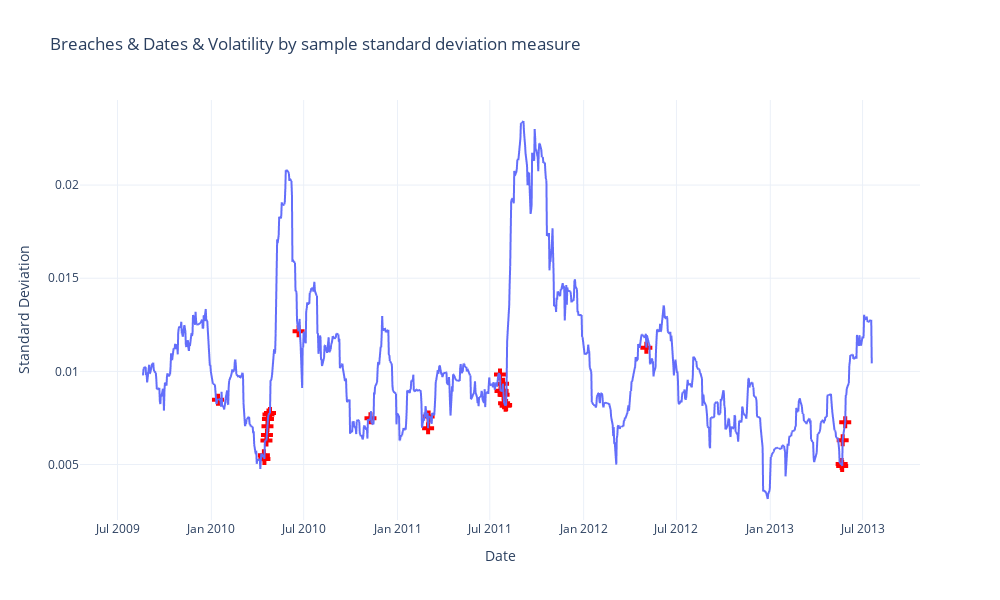

The notebook cell this image was saved under:
### Code cell
fig2 = px.line(df, x=df.index, y='Standard Deviation',title='Breaches & Dates & Volatility by sample standard deviation measure').update_traces()
fig2.add_scatter(
    mode='markers', 
    x = df.index,
    y = df['Breach_sample'], 
    marker=dict(color='Red', size=10, symbol='cross'),
    ).update(layout_showlegend=False)
# Show spikes
fig2.update_xaxes(showspikes=True)
fig2.update_yaxes(showspikes=True)
fig2.show()

### Figure 1 — Plotly figure (JSON) as saved in the notebook; plotly's stock layout.template omitted (floating-point values rounded to 4 significant figures; data arrays with more than 128 entries replaced by an {"elided": "..."} marker saying what was removed)
{"data": [{"hovertemplate": "Date=%{x}<br>Standard Deviation=%{y}<extra></extra>", "legendgroup": "", "line": {"color": "#636efa", "dash": "solid"}, "marker": {"symbol": "circle"}, "mode": "lines", "name": "", "showlegend": false, "type": "scattergl", "x": {"elided": "1009 str values"}, "xaxis": "x", "y": {"elided": "1009 float values"}, "yaxis": "y"}, {"marker": {"color": "Red", "size": 10, "symbol": "cross"}, "mode": "markers", "type": "scatter", "x": {"elided": "1009 str values"}, "y": {"elided": "1009 float values"}}], "layout": {"height": 600, "legend": {"tracegroupgap": 0}, "showlegend": false, "title": {"text": "Breaches & Dates & Volatility by sample standard deviation measure"}, "width": 1000, "xaxis": {"anchor": "y", "domain": [0, 1], "showspikes": true, "title": {"text": "Date"}}, "yaxis": {"anchor": "x", "domain": [0, 1], "showspikes": true, "title": {"text": "Standard Deviation"}}}}
